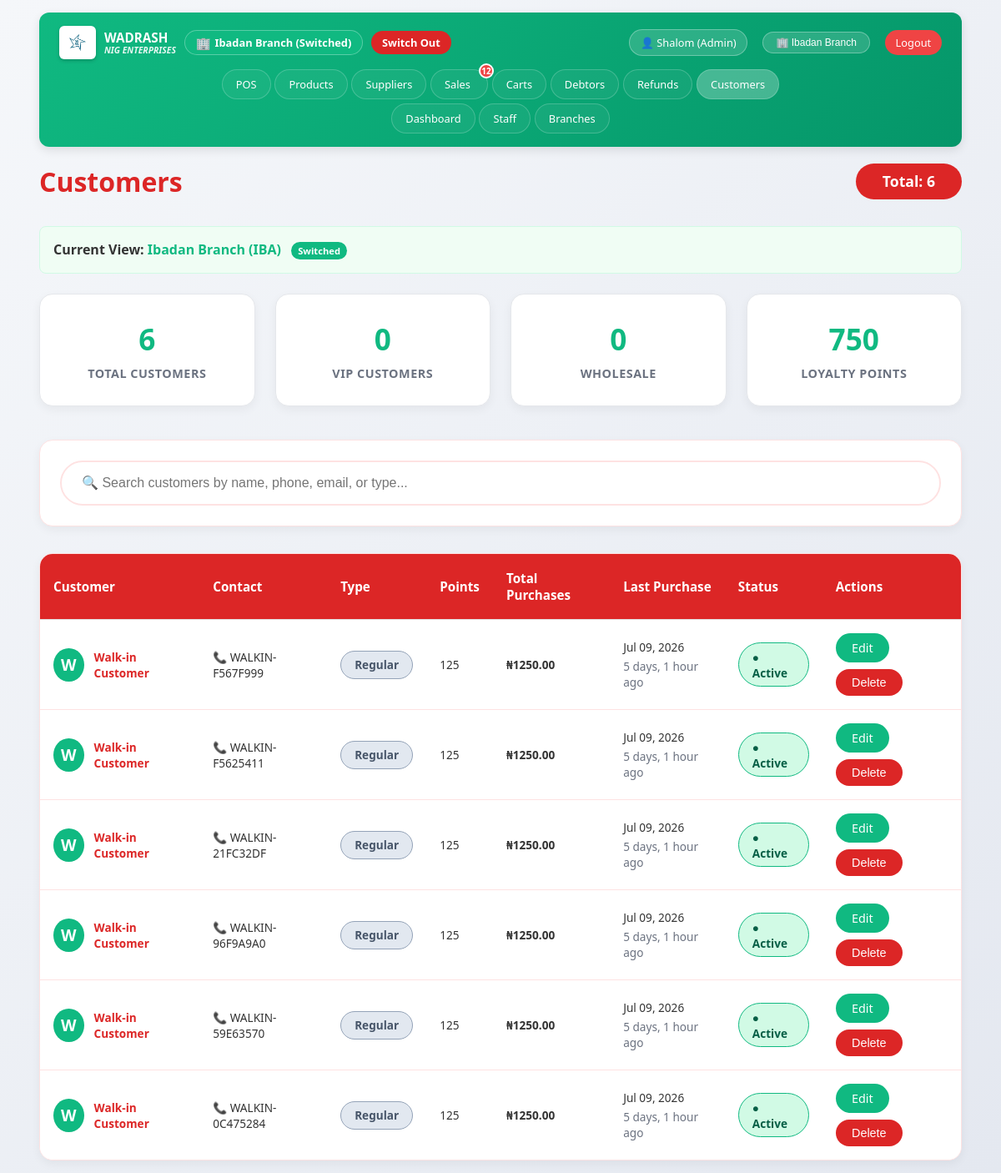
The app's page /customers/ (signed in), older data.
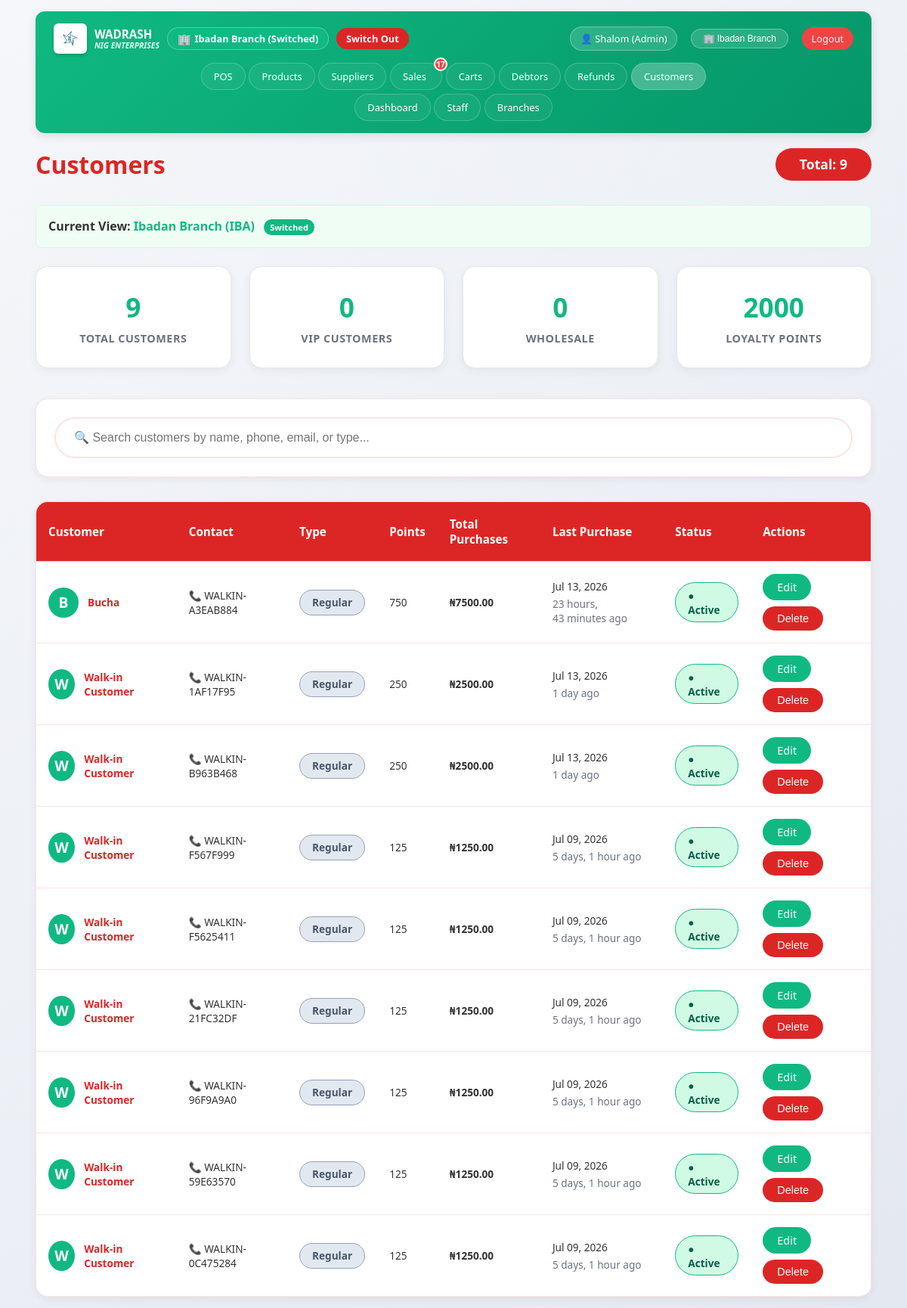
The same page, newer data.
### customers/models.py (models this page shows, shortened)
class Customer(models.Model):
    CUSTOMER_TYPE = [
        ('regular', 'Regular'),
        ('vip', 'VIP'),
        ('wholesale', 'Wholesale'),
    ]
    name = models.CharField(max_length=200)
    phone = models.CharField(max_length=15, unique=True)
    email = models.EmailField(blank=True, null=True)
    address = models.TextField(blank=True)
    customer_type = models.CharField(max_length=20, choices=CUSTOMER_TYPE, default='regular')
    loyalty_points = models.IntegerField(default=0)
    total_purchases = models.DecimalField(max_digits=12, decimal_places=2, default=0)
    last_purchase_date = models.DateTimeField(null=True, blank=True)
    notes = models.TextField(blank=True)
    is_active = models.BooleanField(default=True)
    branch = models.ForeignKey('branches.Branch', on_delete=models.SET_NULL, null=True, blank=True, related_name='customers')
    created_at = models.DateTimeField(auto_now_add=True)
    updated_at = models.DateTimeField(auto_now=True)
    class Meta:
        db_table = 'customers'
        ordering = ['-created_at']
        indexes = [
            models.Index(fields=['phone']),
            models.Index(fields=['customer_type']),
        ]

### customers/views.py (the view)
# urls.py: path('', views.customer_list, name='customer_list'),
@login_required
def customer_list(request):
    current_branch = None
    if request.user.is_superuser or request.user.role == 'admin':
        branch_id = request.session.get('current_branch_id')
        if branch_id:
            try:
                current_branch = Branch.objects.get(id=branch_id)
            except Branch.DoesNotExist:
                current_branch = None
    else:
        current_branch = request.user.branch
    customers = Customer.objects.all()
    if current_branch:
        customers = customers.filter(branch=current_branch)
    elif not (request.user.is_superuser or request.user.role == 'admin'):
        customers = customers.none()
    customers = customers.order_by('-created_at')
    total_customers = customers.count()
    vip_count = customers.filter(customer_type='vip').count()
    wholesale_count = customers.filter(customer_type='wholesale').count()
    total_points = customers.aggregate(total=Sum('loyalty_points'))['total'] or 0
    search_query = request.GET.get('search', '')
    if search_query:
        customers = customers.filter(
            Q(name__icontains=search_query) |
            Q(phone__icontains=search_query) |
            Q(email__icontains=search_query)
        )
    context = {
        'customers': customers,
        'total_customers': total_customers,
        'vip_count': vip_count,
        'wholesale_count': wholesale_count,
        'total_points': total_points,
        'search_query': search_query,
        'current_branch': current_branch,
        'viewing_all_branches': current_branch is None and (request.user.is_superuser or request.user.role == 'admin')
    }
    return render(request, 'customers/customer_list.html', context)

### inventoryApp/context_processors.py (called while the page is built)
def notifications(request):
    if request.user.is_authenticated:
        return {
            'unread_dashboard_count': UserNotification.get_unread_count(
                request.user, 'dashboard'
            ),
            'unread_debtors_count': UserNotification.get_unread_count(
                request.user, 'debtors'
            ),
            'unread_refunds_count': UserNotification.get_unread_count(
                request.user, 'refunds'
            ),
            'unread_sales_count': UserNotification.get_unread_count(
                request.user, 'sales'
            ),
            'total_unread_count': UserNotification.get_unread_count(request.user),
        }
    return {}

def session_timeout(request):
    return {
        'session_timeout': getattr(settings, 'AUTO_LOGOUT_DELAY', 30),
    }

def all_branches(request):
    if request.user.is_authenticated:
        branches = Branch.objects.filter(is_active=True).order_by('name')
        return {'all_branches': branches}
    return {}

### customers/templates/customers/customer_list.html (shortened to what the changed rows need)
{% extends 'base.html' %}
{% load static %}
{% block content %}
<div class="header-actions">
    <h1 style="color: #dc2626; font-size: 2rem;">Customers</h1>
    <div class="total-badge">
        Total: {{ total_customers }}
    </div>
</div>
<div class="customer-stats">
    <div class="stat-card">
        <div class="stat-value">{{ total_customers }}</div>
        <div class="stat-label">Total Customers</div>
    </div>
    <div class="stat-card">
        <div class="stat-value">{{ total_points }}</div>
        <div class="stat-label">Loyalty Points</div>
    </div>
</div>
<div class="customer-table-container">
    <table class="customer-table">
        <thead>
            <tr>
                <th>Customer</th>
                <th>Contact</th>
                <th>Type</th>
                <th>Points</th>
                <th>Total Purchases</th>
                <th>Last Purchase</th>
                <th>Status</th>
                <th>Actions</th>
            </tr>
        </thead>
        <tbody id="customerTableBody">
            {% for customer in customers %}
            <tr data-customer-id="{{ customer.id }}"
                data-name="{{ customer.name|lower }}"
                data-phone="{{ customer.phone }}"
                data-email="{{ customer.email|lower }}"
                data-type="{{ customer.customer_type }}"
                data-branch-id="{{ customer.branch.id|default:'' }}"
                data-branch-name="{{ customer.branch.name|default:'' }}">
                <td>
                    <div class="customer-info">
                        <div class="customer-avatar">
                            {{ customer.name|slice:":1"|upper }}
                        </div>
                        <div>
                            <strong style="color: #dc2626;">{{ customer.name }}</strong>
                        </div>
                    </div>
                </td>
                <td>
                    <div><span style="color: #10b981;">📞</span> {{ customer.phone }}</div>
                </td>
                <td>
                    <span class="type-badge type-{{ customer.customer_type }}">
                        {{ customer.get_customer_type_display|default:customer.customer_type|title }}
                    </span>
                </td>
                <td>
                    <span class="points-highlight">{{ customer.loyalty_points }}</span>
                </td>
                <td>
                    <strong>₦{{ customer.total_purchases|floatformat:2 }}</strong>
                </td>
                <td>
                    {% if customer.last_purchase_date %}
                        <span title="{{ customer.last_purchase_date|date:'M d, Y H:i' }}">
                            {{ customer.last_purchase_date|date:"M d, Y" }}
                        </span>
                        <div class="purchase-history">
                            {{ customer.last_purchase_date|timesince }} ago
                        </div>
                    {% else %}
                        <span style="color: #9ca3af;">Never</span>
                    {% endif %}
                </td>
                <td>
                    <span class="type-badge {% if customer.is_active %}status-active{% else %}status-inactive{% endif %}">
                        {% if customer.is_active %}● Active{% else %}○ Inactive{% endif %}
                    </span>
                </td>
                <td>
                    <div style="display: flex; gap: 0.5rem; flex-wrap: wrap;">
                        <a href="{% url 'edit_customer' customer.id %}" class="btn-green btn-sm">Edit</a>
                        <button onclick="deleteCustomer({{ customer.id }}, '{{ customer.name|escapejs }}')"
                                class="btn-red btn-sm">Delete</button>
                    </div>
                </td>
            </tr>
            {% endfor %}
        </tbody>
    </table>
</div>
{% endblock %}

### templates/base.html (shortened to what the changed rows need)
<!DOCTYPE html>
<html lang="en">
<head>
    {% load static %}
    <link href="{% static 'css/style.css' %}" rel="stylesheet">
</head>
<body data-unread-dashboard-count="{{ unread_dashboard_count|default:0 }}"
      data-unread-debtors-count="{{ unread_debtors_count|default:0 }}"
      data-unread-refunds-count="{{ unread_refunds_count|default:0 }}"
      data-unread-sales-count="{{ unread_sales_count|default:0 }}">
    <div class="container">
        {% if user.is_authenticated %}
        <nav class="navbar">
            <div class="nav-grid-container" id="navMenu">
                <div class="nav-row">
                    {% if user.role == 'admin' or user.role == 'manager' or user.is_superuser %}
                        <a href="{% url 'sale_history' %}" class="nav-link {% if '/sale_history' in request.path %}active{% endif %}">
                            Sales{% if unread_sales_count > 0 %}<span class="notification-badge">{{ unread_sales_count }}</span>{% endif %}
                        </a>
                    {% endif %}
                </div>
            </div>
        </nav>
        {% endif %}
        {% block content %}{% endblock %}
    </div>
</body>
</html>

Row changes from the older to the newer data that the page shows:
added Customer: name "B", name "Bucha", phone "WALKIN-A3EAB884", customer_type "Regular", loyalty_points "750", total_purchases "7500.00", last_purchase_date "Jul 13, 2026", last_purchase_date "23 hours, 43 minutes", is_active "● Active"
added Customer: name "W", name "Walk-in Customer", phone "WALKIN-1AF17F95", customer_type "Regular", loyalty_points "250", total_purchases "2500.00", last_purchase_date "Jul 13, 2026", last_purchase_date "1 day", is_active "● Active"
added Customer: name "W", name "Walk-in Customer", phone "WALKIN-B963B468", customer_type "Regular", loyalty_points "250", total_purchases "2500.00", last_purchase_date "Jul 13, 2026", last_purchase_date "1 day", is_active "● Active"
Text that changed along with them:
{{ unread_sales_count }}: "12" → "17"
{{ total_customers }}: "6" → "9"
{{ total_points }}: "750" → "2000"
